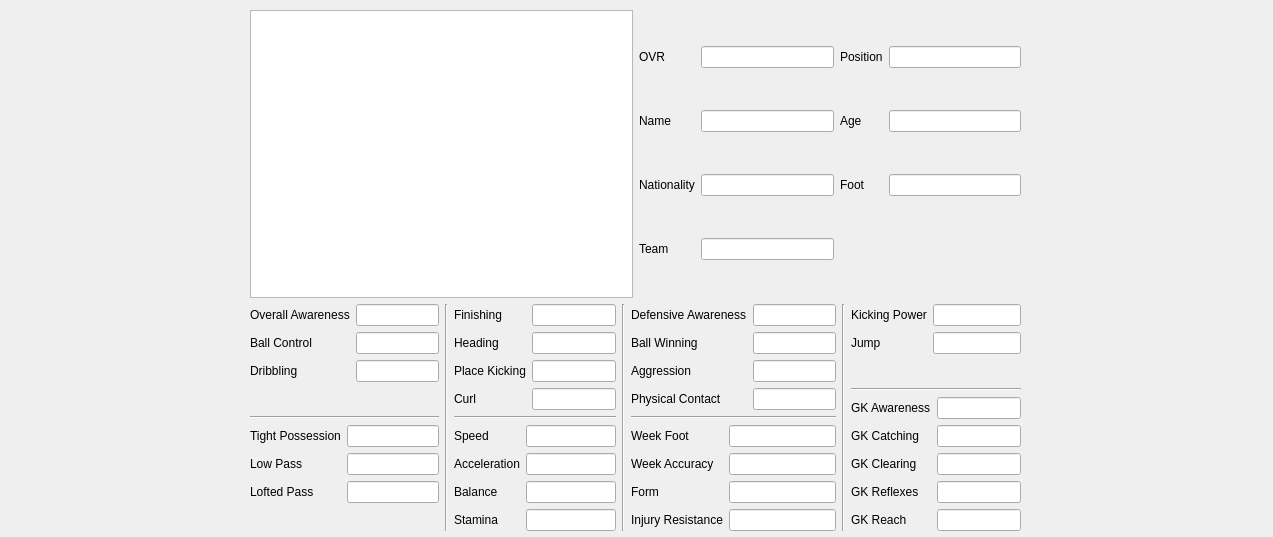
<?xml version="1.0" encoding="UTF-8"?>
<ui version="4.0">
 <class>PlayerDetailsWidget</class>
 <widget class="QWidget" name="PlayerDetailsWidget">
  <property name="geometry">
   <rect>
    <x>0</x>
    <y>0</y>
    <width>1273</width>
    <height>537</height>
   </rect>
  </property>
  <property name="windowTitle">
   <string>PlayerDetailsWidget</string>
  </property>
  <widget class="QWidget" name="verticalLayoutWidget_5">
   <property name="geometry">
    <rect>
     <x>250</x>
     <y>10</y>
     <width>771</width>
     <height>521</height>
    </rect>
   </property>
   <layout class="QVBoxLayout" name="verticalLayout_5">
    <item>
     <layout class="QHBoxLayout" name="horizontalLayout">
      <item>
       <widget class="QGraphicsView" name="graphicsView"/>
      </item>
      <item>
       <layout class="QGridLayout" name="gridLayout">
        <item row="1" column="3">
         <widget class="QLabel" name="label_6">
          <property name="text">
           <string>Age</string>
          </property>
         </widget>
        </item>
        <item row="3" column="1">
         <widget class="QLabel" name="label_4">
          <property name="text">
           <string>Team</string>
          </property>
         </widget>
        </item>
        <item row="0" column="1">
         <widget class="QLabel" name="label">
          <property name="text">
           <string>OVR</string>
          </property>
         </widget>
        </item>
        <item row="1" column="4">
         <widget class="QLineEdit" name="ageLineEdit">
          <property name="readOnly">
           <bool>true</bool>
          </property>
         </widget>
        </item>
        <item row="0" column="2">
         <widget class="QLineEdit" name="overallRatingLineEdit">
          <property name="readOnly">
           <bool>true</bool>
          </property>
         </widget>
        </item>
        <item row="1" column="2">
         <widget class="QLineEdit" name="nameLineEdit">
          <property name="readOnly">
           <bool>true</bool>
          </property>
         </widget>
        </item>
        <item row="2" column="3">
         <widget class="QLabel" name="label_7">
          <property name="text">
           <string>Foot</string>
          </property>
         </widget>
        </item>
        <item row="2" column="4">
         <widget class="QLineEdit" name="footLineEdit">
          <property name="readOnly">
           <bool>true</bool>
          </property>
         </widget>
        </item>
        <item row="0" column="4">
         <widget class="QLineEdit" name="positionLineEdit">
          <property name="readOnly">
           <bool>true</bool>
          </property>
         </widget>
        </item>
        <item row="2" column="1">
         <widget class="QLabel" name="label_3">
          <property name="text">
           <string>Nationality</string>
          </property>
         </widget>
        </item>
        <item row="3" column="2">
         <widget class="QLineEdit" name="teamLineEdit">
          <property name="readOnly">
           <bool>true</bool>
          </property>
         </widget>
        </item>
        <item row="2" column="2">
         <widget class="QLineEdit" name="nationalityLineEdit">
          <property name="readOnly">
           <bool>true</bool>
          </property>
         </widget>
        </item>
        <item row="1" column="1">
         <widget class="QLabel" name="label_2">
          <property name="text">
           <string>Name</string>
          </property>
         </widget>
        </item>
        <item row="0" column="3">
         <widget class="QLabel" name="label_5">
          <property name="text">
           <string>Position</string>
          </property>
         </widget>
        </item>
       </layout>
      </item>
     </layout>
    </item>
    <item>
     <layout class="QHBoxLayout" name="horizontalLayout_2">
      <item>
       <layout class="QVBoxLayout" name="verticalLayout">
        <item>
         <layout class="QFormLayout" name="formLayout_4">
          <item row="0" column="0">
           <widget class="QLabel" name="label_8">
            <property name="text">
             <string>Overall Awareness</string>
            </property>
           </widget>
          </item>
          <item row="1" column="0">
           <widget class="QLabel" name="label_9">
            <property name="text">
             <string>Ball Control</string>
            </property>
           </widget>
          </item>
          <item row="1" column="1">
           <widget class="QLineEdit" name="ballControlLineEdit">
            <property name="readOnly">
             <bool>false</bool>
            </property>
           </widget>
          </item>
          <item row="2" column="0">
           <widget class="QLabel" name="label_10">
            <property name="text">
             <string>Dribbling</string>
            </property>
           </widget>
          </item>
          <item row="2" column="1">
           <widget class="QLineEdit" name="dribblingLineEdit">
            <property name="readOnly">
             <bool>false</bool>
            </property>
           </widget>
          </item>
          <item row="0" column="1">
           <widget class="QLineEdit" name="overallAwarenessLineEdit">
            <property name="readOnly">
             <bool>false</bool>
            </property>
           </widget>
          </item>
         </layout>
        </item>
        <item>
         <widget class="Line" name="line">
          <property name="orientation">
           <enum>Qt::Horizontal</enum>
          </property>
         </widget>
        </item>
        <item>
         <layout class="QFormLayout" name="formLayout_5">
          <item row="0" column="0">
           <widget class="QLabel" name="label_11">
            <property name="text">
             <string>Tight Possession</string>
            </property>
           </widget>
          </item>
          <item row="1" column="0">
           <widget class="QLabel" name="label_12">
            <property name="text">
             <string>Low Pass</string>
            </property>
           </widget>
          </item>
          <item row="2" column="0">
           <widget class="QLabel" name="label_13">
            <property name="text">
             <string>Lofted Pass</string>
            </property>
           </widget>
          </item>
          <item row="0" column="1">
           <widget class="QLineEdit" name="tightPossessionLineEdit">
            <property name="readOnly">
             <bool>false</bool>
            </property>
           </widget>
          </item>
          <item row="1" column="1">
           <widget class="QLineEdit" name="lowPassLineEdit">
            <property name="readOnly">
             <bool>false</bool>
            </property>
           </widget>
          </item>
          <item row="2" column="1">
           <widget class="QLineEdit" name="loftedPassLineEdit">
            <property name="readOnly">
             <bool>false</bool>
            </property>
           </widget>
          </item>
         </layout>
        </item>
       </layout>
      </item>
      <item>
       <widget class="Line" name="line_5">
        <property name="orientation">
         <enum>Qt::Vertical</enum>
        </property>
       </widget>
      </item>
      <item>
       <layout class="QVBoxLayout" name="verticalLayout_2">
        <item>
         <layout class="QFormLayout" name="formLayout_2">
          <item row="0" column="0">
           <widget class="QLabel" name="label_14">
            <property name="text">
             <string>Finishing</string>
            </property>
           </widget>
          </item>
          <item row="1" column="0">
           <widget class="QLabel" name="label_15">
            <property name="text">
             <string>Heading</string>
            </property>
           </widget>
          </item>
          <item row="2" column="0">
           <widget class="QLabel" name="label_16">
            <property name="text">
             <string>Place Kicking</string>
            </property>
           </widget>
          </item>
          <item row="3" column="0">
           <widget class="QLabel" name="label_17">
            <property name="text">
             <string>Curl</string>
            </property>
           </widget>
          </item>
          <item row="0" column="1">
           <widget class="QLineEdit" name="finishingLineEdit">
            <property name="readOnly">
             <bool>false</bool>
            </property>
           </widget>
          </item>
          <item row="1" column="1">
           <widget class="QLineEdit" name="headingLineEdit">
            <property name="readOnly">
             <bool>false</bool>
            </property>
           </widget>
          </item>
          <item row="2" column="1">
           <widget class="QLineEdit" name="placeKickingLineEdit">
            <property name="readOnly">
             <bool>false</bool>
            </property>
           </widget>
          </item>
          <item row="3" column="1">
           <widget class="QLineEdit" name="curlLineEdit">
            <property name="readOnly">
             <bool>false</bool>
            </property>
           </widget>
          </item>
         </layout>
        </item>
        <item>
         <widget class="Line" name="line_2">
          <property name="orientation">
           <enum>Qt::Horizontal</enum>
          </property>
         </widget>
        </item>
        <item>
         <layout class="QFormLayout" name="formLayout_3">
          <item row="0" column="0">
           <widget class="QLabel" name="label_18">
            <property name="text">
             <string>Speed</string>
            </property>
           </widget>
          </item>
          <item row="1" column="0">
           <widget class="QLabel" name="label_19">
            <property name="text">
             <string>Acceleration</string>
            </property>
           </widget>
          </item>
          <item row="2" column="0">
           <widget class="QLabel" name="label_20">
            <property name="text">
             <string>Balance</string>
            </property>
           </widget>
          </item>
          <item row="3" column="0">
           <widget class="QLabel" name="label_21">
            <property name="text">
             <string>Stamina</string>
            </property>
           </widget>
          </item>
          <item row="0" column="1">
           <widget class="QLineEdit" name="speedLineEdit">
            <property name="readOnly">
             <bool>false</bool>
            </property>
           </widget>
          </item>
          <item row="1" column="1">
           <widget class="QLineEdit" name="accelerationLineEdit">
            <property name="readOnly">
             <bool>false</bool>
            </property>
           </widget>
          </item>
          <item row="2" column="1">
           <widget class="QLineEdit" name="balanceLineEdit">
            <property name="readOnly">
             <bool>false</bool>
            </property>
           </widget>
          </item>
          <item row="3" column="1">
           <widget class="QLineEdit" name="staminaLineEdit">
            <property name="readOnly">
             <bool>false</bool>
            </property>
           </widget>
          </item>
         </layout>
        </item>
       </layout>
      </item>
      <item>
       <widget class="Line" name="line_6">
        <property name="orientation">
         <enum>Qt::Vertical</enum>
        </property>
       </widget>
      </item>
      <item>
       <layout class="QVBoxLayout" name="verticalLayout_3">
        <item>
         <layout class="QFormLayout" name="formLayout_6">
          <item row="0" column="0">
           <widget class="QLabel" name="label_25">
            <property name="text">
             <string>Defensive Awareness</string>
            </property>
           </widget>
          </item>
          <item row="0" column="1">
           <widget class="QLineEdit" name="defensiveAwarenessLineEdit">
            <property name="readOnly">
             <bool>false</bool>
            </property>
           </widget>
          </item>
          <item row="1" column="0">
           <widget class="QLabel" name="label_26">
            <property name="text">
             <string>Ball Winning</string>
            </property>
           </widget>
          </item>
          <item row="1" column="1">
           <widget class="QLineEdit" name="ballWinningLineEdit">
            <property name="readOnly">
             <bool>false</bool>
            </property>
           </widget>
          </item>
          <item row="2" column="0">
           <widget class="QLabel" name="label_27">
            <property name="text">
             <string>Aggression</string>
            </property>
           </widget>
          </item>
          <item row="2" column="1">
           <widget class="QLineEdit" name="aggressionLineEdit">
            <property name="readOnly">
             <bool>false</bool>
            </property>
           </widget>
          </item>
          <item row="3" column="0">
           <widget class="QLabel" name="label_23">
            <property name="text">
             <string>Physical Contact</string>
            </property>
           </widget>
          </item>
          <item row="3" column="1">
           <widget class="QLineEdit" name="physicalContactLineEdit">
            <property name="readOnly">
             <bool>false</bool>
            </property>
           </widget>
          </item>
         </layout>
        </item>
        <item>
         <widget class="Line" name="line_3">
          <property name="orientation">
           <enum>Qt::Horizontal</enum>
          </property>
         </widget>
        </item>
        <item>
         <layout class="QFormLayout" name="formLayout_8">
          <item row="0" column="0">
           <widget class="QLabel" name="label_33">
            <property name="text">
             <string>Week Foot</string>
            </property>
           </widget>
          </item>
          <item row="1" column="0">
           <widget class="QLabel" name="label_34">
            <property name="text">
             <string>Week Accuracy</string>
            </property>
           </widget>
          </item>
          <item row="2" column="0">
           <widget class="QLabel" name="label_35">
            <property name="text">
             <string>Form</string>
            </property>
           </widget>
          </item>
          <item row="3" column="0">
           <widget class="QLabel" name="label_36">
            <property name="text">
             <string>Injury Resistance</string>
            </property>
           </widget>
          </item>
          <item row="0" column="1">
           <widget class="QLineEdit" name="weekFootLineEdit">
            <property name="readOnly">
             <bool>false</bool>
            </property>
           </widget>
          </item>
          <item row="1" column="1">
           <widget class="QLineEdit" name="weekAccuracyLineEdit">
            <property name="readOnly">
             <bool>false</bool>
            </property>
           </widget>
          </item>
          <item row="2" column="1">
           <widget class="QLineEdit" name="formLineEdit">
            <property name="readOnly">
             <bool>false</bool>
            </property>
           </widget>
          </item>
          <item row="3" column="1">
           <widget class="QLineEdit" name="injuryResistanceLineEdit">
            <property name="readOnly">
             <bool>false</bool>
            </property>
           </widget>
          </item>
         </layout>
        </item>
       </layout>
      </item>
      <item>
       <widget class="Line" name="line_7">
        <property name="orientation">
         <enum>Qt::Vertical</enum>
        </property>
       </widget>
      </item>
      <item>
       <layout class="QVBoxLayout" name="verticalLayout_4">
        <item>
         <layout class="QFormLayout" name="formLayout">
          <item row="0" column="0">
           <widget class="QLabel" name="label_22">
            <property name="text">
             <string>Kicking Power</string>
            </property>
           </widget>
          </item>
          <item row="0" column="1">
           <widget class="QLineEdit" name="kickingPowerLineEdit">
            <property name="readOnly">
             <bool>false</bool>
            </property>
           </widget>
          </item>
          <item row="1" column="0">
           <widget class="QLabel" name="label_24">
            <property name="text">
             <string>Jump</string>
            </property>
           </widget>
          </item>
          <item row="1" column="1">
           <widget class="QLineEdit" name="jumpLineEdit">
            <property name="readOnly">
             <bool>false</bool>
            </property>
           </widget>
          </item>
         </layout>
        </item>
        <item>
         <widget class="Line" name="line_4">
          <property name="orientation">
           <enum>Qt::Horizontal</enum>
          </property>
         </widget>
        </item>
        <item>
         <layout class="QFormLayout" name="formLayout_7">
          <item row="0" column="0">
           <widget class="QLabel" name="label_28">
            <property name="text">
             <string>GK Awareness</string>
            </property>
           </widget>
          </item>
          <item row="1" column="0">
           <widget class="QLabel" name="label_29">
            <property name="text">
             <string>GK Catching</string>
            </property>
           </widget>
          </item>
          <item row="2" column="0">
           <widget class="QLabel" name="label_30">
            <property name="text">
             <string>GK Clearing</string>
            </property>
           </widget>
          </item>
          <item row="3" column="0">
           <widget class="QLabel" name="label_31">
            <property name="text">
             <string>GK Reflexes</string>
            </property>
           </widget>
          </item>
          <item row="4" column="0">
           <widget class="QLabel" name="label_32">
            <property name="text">
             <string>GK Reach</string>
            </property>
           </widget>
          </item>
          <item row="0" column="1">
           <widget class="QLineEdit" name="gkAwarenessLineEdit">
            <property name="readOnly">
             <bool>false</bool>
            </property>
           </widget>
          </item>
          <item row="1" column="1">
           <widget class="QLineEdit" name="gkCatchingLineEdit">
            <property name="readOnly">
             <bool>false</bool>
            </property>
           </widget>
          </item>
          <item row="2" column="1">
           <widget class="QLineEdit" name="gkClearingLineEdit">
            <property name="readOnly">
             <bool>false</bool>
            </property>
           </widget>
          </item>
          <item row="3" column="1">
           <widget class="QLineEdit" name="gkReflexesLineEdit">
            <property name="readOnly">
             <bool>false</bool>
            </property>
           </widget>
          </item>
          <item row="4" column="1">
           <widget class="QLineEdit" name="gkReachLineEdit">
            <property name="readOnly">
             <bool>false</bool>
            </property>
           </widget>
          </item>
         </layout>
        </item>
       </layout>
      </item>
     </layout>
    </item>
    <item>
     <layout class="QVBoxLayout" name="verticalLayout_6"/>
    </item>
   </layout>
  </widget>
 </widget>
 <resources/>
 <connections/>
</ui>
